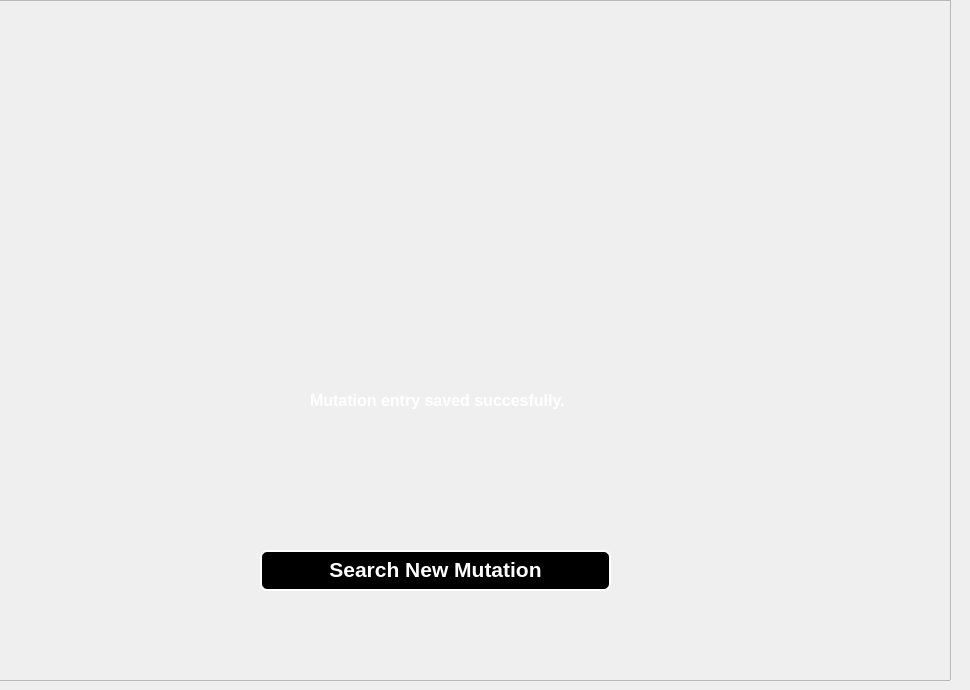
            <widget class="QWidget" name="mutation_added">
             <widget class="QFrame" name="frame_8">
              <property name="geometry">
               <rect>
                <x>-10</x>
                <y>0</y>
                <width>961</width>
                <height>681</height>
               </rect>
              </property>
              <property name="frameShape">
               <enum>QFrame::StyledPanel</enum>
              </property>
              <property name="frameShadow">
               <enum>QFrame::Raised</enum>
              </property>
              <widget class="QPushButton" name="search_mutation_3">
               <property name="geometry">
                <rect>
                 <x>270</x>
                 <y>550</y>
                 <width>351</width>
                 <height>41</height>
                </rect>
               </property>
               <property name="font">
                <font>
                 <pointsize>16</pointsize>
                 <weight>75</weight>
                 <bold>true</bold>
                </font>
               </property>
               <property name="styleSheet">
                <string notr="true">background-color: rgb(0, 0, 0);
color:white;
border:none;
padding-bottom:3px;
border-radius:7px;

border :2px solid ;
border-top-color : white; 
border-left-color :white;
border-right-color :white;
border-bottom-color : white
</string>
               </property>
               <property name="text">
                <string>Search New Mutation</string>
               </property>
              </widget>
              <widget class="QLabel" name="doi_number_label_2">
               <property name="geometry">
                <rect>
                 <x>320</x>
                 <y>380</y>
                 <width>271</width>
                 <height>41</height>
                </rect>
               </property>
               <property name="font">
                <font>
                 <pointsize>12</pointsize>
                 <weight>75</weight>
                 <bold>true</bold>
                </font>
               </property>
               <property name="styleSheet">
                <string notr="true">color: rgb(255, 255, 255);</string>
               </property>
               <property name="text">
                <string>Mutation entry saved succesfully.</string>
               </property>
              </widget>
              <widget class="QLabel" name="label_6">
               <property name="geometry">
                <rect>
                 <x>340</x>
                 <y>110</y>
                 <width>220</width>
                 <height>215</height>
                </rect>
               </property>
               <property name="text">
                <string/>
               </property>
              </widget>
             </widget>
            </widget>
